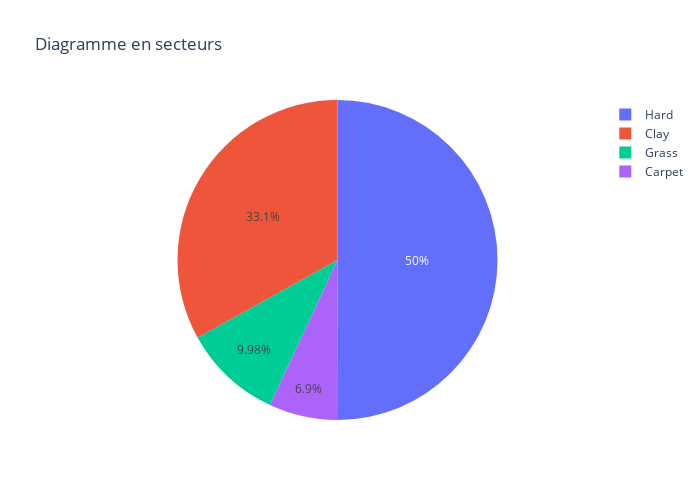

Notebook code for this chart:
### Code cell
# Pie plot of "surface" values
fig = px.pie(
    df["surface"].value_counts(normalize=False).reset_index(),
    values="count", names="surface", 
    title="Diagramme en secteurs"
)
fig.update_layout(height=500, width=700)
fig.show()

### Figure 1 — Plotly figure (JSON) as saved in the notebook; plotly's stock layout.template omitted (floating-point values rounded to 4 significant figures)
{"data": [{"domain": {"x": [0, 1], "y": [0, 1]}, "hovertemplate": "surface=%{label}<br>count=%{value}<extra></extra>", "labels": ["Hard", "Clay", "Grass", "Carpet"], "legendgroup": "", "name": "", "showlegend": true, "type": "pie", "values": [49018, 32402, 9780, 6760]}], "layout": {"height": 500, "legend": {"tracegroupgap": 0}, "title": {"text": "Diagramme en secteurs"}, "width": 700}}
